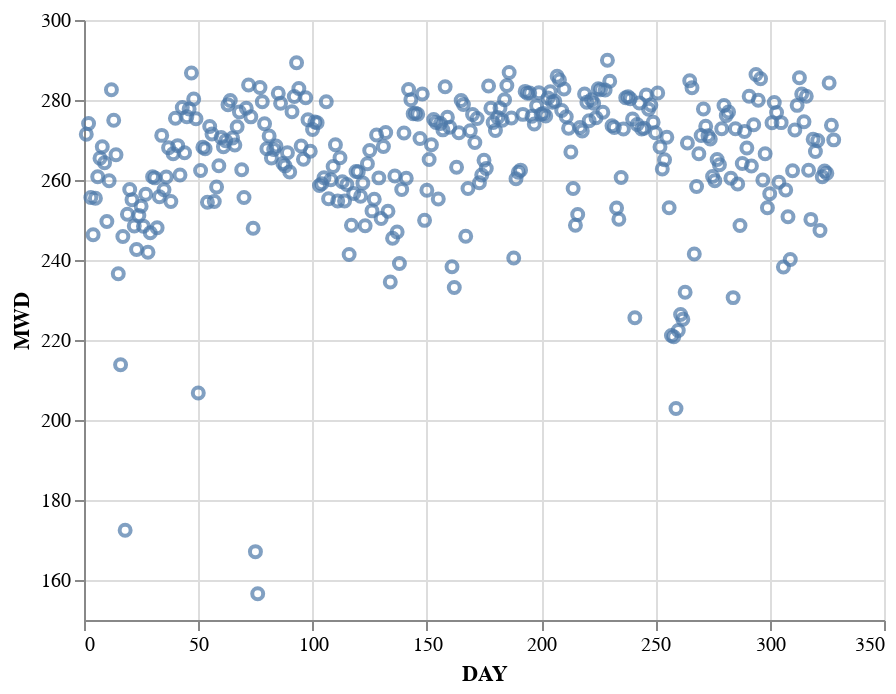

The notebook cell this image was saved under:
### Markdown cell above
Expectation was of an increase in swell height in the winter months, which is visually confirmed in the scatter plot. Interestingly, there are major outliers of very large swell in the early months of the year. These could be of interest to more skilled surfers looking for big waves, although local knowledge of particular breaks becomes important on this point.

A similar plot showing mean wave direction is less informative, as almost all points seem to lie in a 50 degree band. It is interesting to see some small trends, such as just after day 100, showing a total lack of swell from the 280° zone.

### Code cell
dirScatter = alt.Chart(swellData).mark_point().encode(x = 'DAY', y = alt.Y("MWD", scale=alt.Scale(domain = [150,300])))
dirScatter

### Figure 1 — Vega-Lite specification as saved in the notebook (floating-point values rounded to 4 significant figures; data arrays with more than 128 entries replaced by an {"elided": "..."} marker saying what was removed)
{"config": {"view": {"continuousWidth": 400, "continuousHeight": 300}}, "data": {"name": "data-ff97959680b1cc4945cdbbc14aa6d058"}, "mark": "point", "encoding": {"x": {"field": "DAY", "type": "quantitative"}, "y": {"field": "MWD", "scale": {"domain": [150, 300]}, "type": "quantitative"}}, "$schema": "https://vega.github.io/schema/vega-lite/v4.17.0.json", "datasets": {"data-ff97959680b1cc4945cdbbc14aa6d058": {"elided": "328 records"}}}
